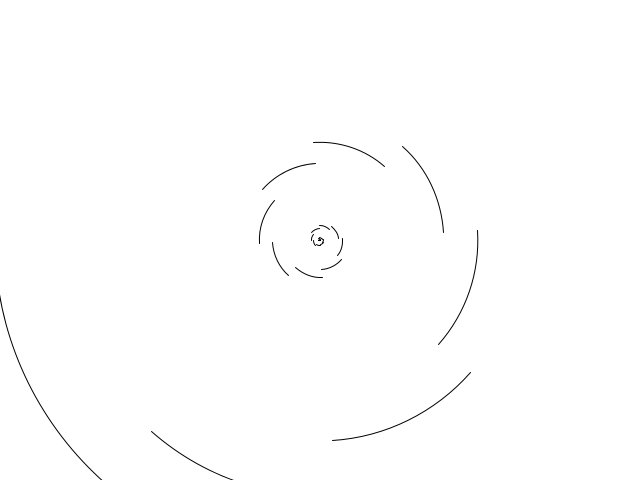
Frame 1 (no input)
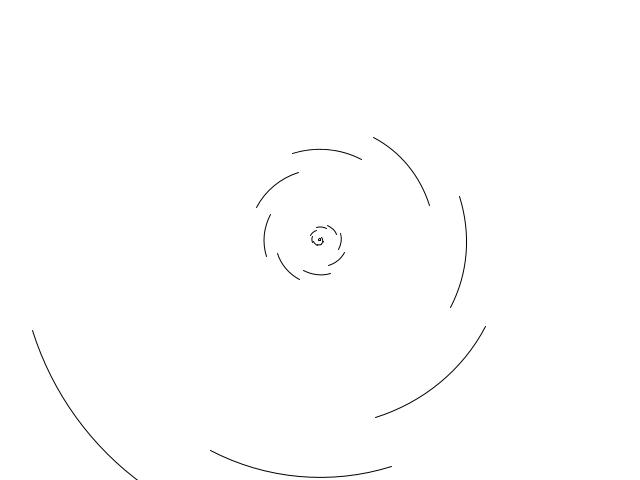
Frame 60 (the mouse pressed at the canvas centre just before this capture)
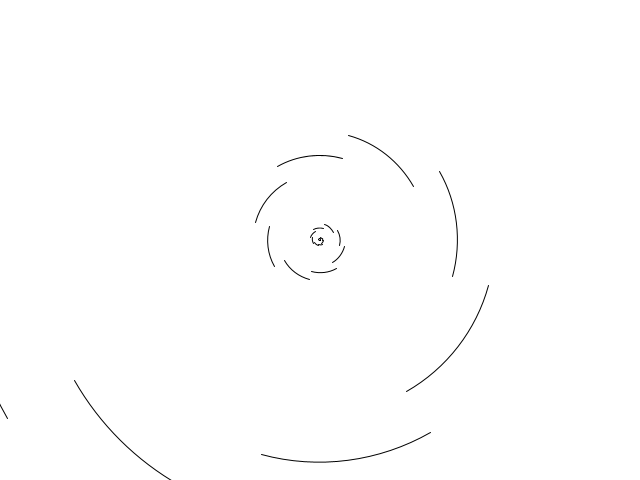
Frame 120 (the mouse held since frame 60 and released just before this capture)

The Processing sketch that drew these frames (run headless with seeded random() and noise(); from frame 60 on, the mouse is pressed at the canvas centre):

// Processing sketch: GoldenSpiral
// ── GoldenSpiral.pde


final float PHI = 1.618033;


void setup() {


  size(640, 480);

  background(#ffffff);
  stroke(#000000);
  noFill();


  float theta = 0;
  for (int i = 0; i < 30; i++) {
    float r = pow(PHI, 2*theta/PI);
    arc(width/2, height/2, r,r,theta, theta+QUARTER_PI);
    theta = theta+QUARTER_PI;
  }
}

void draw() {

  background(#ffffff);
  stroke(#000000);
  //noFill();
  //fill(#e3e3e3);
  
  
  float theta = (0-millis()/1000.0)%HALF_PI;
  for (int i = 0; i < 30; i++) {
    float r = pow(PHI, 2*theta/PI);
    arc(width/2, height/2, r,r,theta, theta+QUARTER_PI);
    theta = theta+QUARTER_PI;
  }

}
